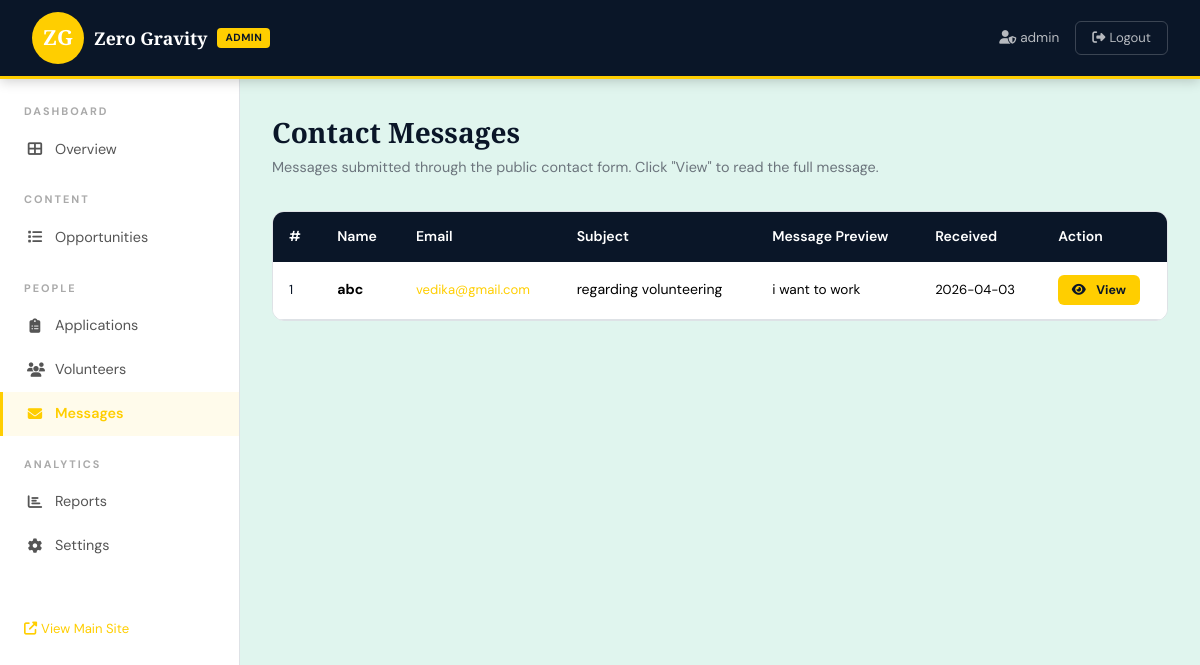
The app's page /admin/messages (signed in) with its own data.
### tables this page shows
CREATE TABLE contact_messages (
        id INTEGER PRIMARY KEY AUTOINCREMENT,
        name TEXT,
        email TEXT,
        subject TEXT,
        message TEXT,
        received_date TEXT DEFAULT CURRENT_DATE
    );

### app.py (the view)
@app.route('/admin/messages')
@admin_required
def admin_messages():
    db = get_db()
    msgs = db.execute('SELECT * FROM contact_messages ORDER BY id DESC').fetchall()
    db.close()
    return render_template('admin/messages.html', messages=msgs,
        admin_user=session.get('admin_username'))

### app.py (called while the page is built)
def get_db():
    conn = sqlite3.connect(DATABASE)
    conn.row_factory = sqlite3.Row
    return conn

def admin_required(f):
    @wraps(f)
    def decorated(*args, **kwargs):
        if not session.get('admin_logged_in'):
            return redirect(url_for('admin_login'))
        return f(*args, **kwargs)
    return decorated

### templates/admin/messages.html (shortened to what this page needs)
{% extends "admin/base.html" %}
{% block content %}
<div class="tab-title">Contact Messages</div>
<div class="tab-sub">Messages submitted through the public contact form. Click "View" to read the full message.</div>
<div class="admin-table">
  <div style="overflow-x:auto;">
    <table class="table">
      <thead>
        <tr>
          <th>#</th>
          <th>Name</th>
          <th>Email</th>
          <th>Subject</th>
          <th>Message Preview</th>
          <th>Received</th>
          <th>Action</th>
        </tr>
      </thead>
      <tbody>
        {% if messages %}
          {% for msg in messages %}
          <tr>
            <td style="color:var(--zg-gray);font-size:0.82rem;">{{ msg['id'] }}</td>
            <td><strong>{{ msg['name'] }}</strong></td>
            <td style="font-size:0.82rem;">
              <a href="mailto:{{ msg['email'] }}" style="color:var(--zg-accent);text-decoration:none;">{{ msg['email'] }}</a>
            </td>
            <td>{{ msg['subject'] or '—' }}</td>
            <td style="max-width:220px;">
              <span style="font-size:0.85rem;color:var(--zg-gray);">
                {{ msg['message'][:60] }}{% if msg['message']|length > 60 %}...{% endif %}
              </span>
            </td>
            <td style="white-space:nowrap;font-size:0.82rem;">{{ msg['received_date'] }}</td>
            <td>
              <button type="button"
                class="btn-zg-primary"
                style="font-size:0.78rem;padding:0.35rem 0.85rem;"
                onclick="showMsg(
                  '{{ msg['name'] | replace("'", "\\'") }}',
                  '{{ msg['email'] | replace("'", "\\'") }}',
                  '{{ (msg['subject'] or 'No Subject') | replace("'", "\\'") }}',
                  '{{ msg['message'] | replace("'", "\\'") | replace('\n', '\\n') | replace('\r', '') }}',
                  '{{ msg['received_date'] }}'
                )">
                <i class="fas fa-eye me-1"></i>View
              </button>
            </td>
          </tr>
          {% endfor %}
        {% endif %}
      </tbody>
    </table>
  </div>
</div>
{% endblock %}

### static/css/admin.css (style rules this page uses)
:root { --zg-deep: #0a1628; --zg-blue: #1a3a6b; --zg-accent: #FFCE00; --zg-gold: #FFCE00; --zg-light: #E0F5EE; --zg-border: #dee2e6; --ff-head: 'Playfair Display', serif; --ff-body: 'DM Sans', sans-serif; }
*, *::before, *::after { box-sizing: border-box; margin: 0; padding: 0; }
body { font-family: var(--ff-body); background: var(--zg-light); color: var(--zg-deep); }
.tab-title { font-family: var(--ff-head); font-size: 1.75rem; font-weight: 900; margin-bottom: 0.25rem; }
.tab-sub { color: #6c757d; font-size: 0.9rem; margin-bottom: 2rem; }
.admin-table { background: #fff; border-radius: 12px; border: 1px solid var(--zg-border); overflow: hidden; margin-bottom: 2rem; }
.admin-table .table { margin: 0; font-size: 0.88rem; }
.admin-table thead th { background: var(--zg-deep); color: #fff; font-weight: 600; padding: 0.9rem 1rem; border: none; white-space: nowrap; }
.admin-table tbody td { padding: 0.85rem 1rem; border-color: var(--zg-border); vertical-align: middle; }
.btn-zg-primary { background: var(--zg-accent); color: var(--zg-deep); border: none; padding: 0.6rem 1.5rem; border-radius: 6px; font-weight: 700; font-size: 0.88rem; cursor: pointer; transition: background 0.2s; font-family: var(--ff-body); text-decoration: none; display: inline-flex; align-items: center; gap: 0.4rem; }

### records on screen
contact_messages: id "1", name "abc", email "vedika@gmail.com", subject "regarding volunteering", message "i want to work", received_date "2026-04-03"

### other values on screen
{{ admin_user }} "admin"
